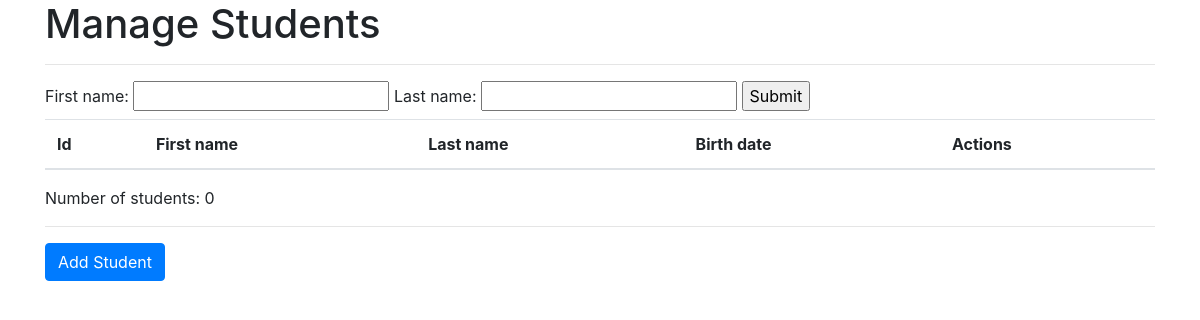
The page /manageStudent.php on the database as committed earlier.
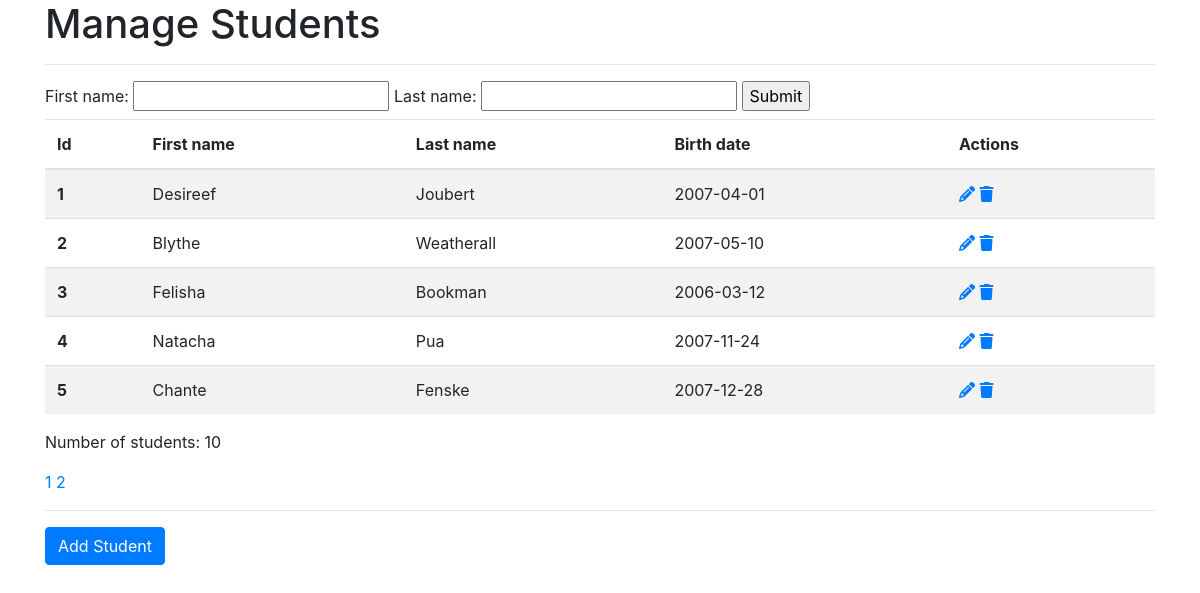
The same page on the database as committed later.
### tables this page shows
CREATE TABLE "students" (
	"id"	INTEGER NOT NULL PRIMARY KEY AUTOINCREMENT,
	"first_name"	TEXT NOT NULL,
	"last_name"	TEXT NOT NULL,
	"birth_date"	TEXT NOT NULL,
	"address"	TEXT,
	"postcode"	TEXT,
	"city"	TEXT,
	"state"	TEXT,
	"country"	TEXT,
	"hidden"	INTEGER NOT NULL DEFAULT 0
);

### includes/search.php (the view, shortened to what this page needs)
	<form method="get">
		<label>
			First name:
			<input type="text" name="first_name" value="<?= $_GET['first_name'] ?? '' ?>">
		</label>
		<label>
			Last name:
			<input type="text" name="last_name" value="<?= $_GET['last_name'] ?? '' ?>">
		</label>
		<input type="submit" value="Submit">
	</form>
	<?php
	$first_name = $_GET['first_name'] ?? '';
	$last_name  = $_GET['last_name'] ?? '';
	$count_query = 'SELECT COUNT(*) as num_rows from students where hidden=0 ';
	$query = 'SELECT id, first_name, last_name, birth_date from students where hidden=0 ';
	$filters = '';
	$count_result = $pdo->query( $count_query . $filters )->fetch()['num_rows'];
	$num_pages = ( $count_result / 5 ) + ( ( $count_result % 5 ) ? 1 : 0 );
	$page  = $_GET['page'] ?? 1;
	$query .= $filters . ' LIMIT 5 OFFSET ' . ( $page - 1 ) * 5;
	$result = $pdo->query( $query );
	?>
	<table class="table table-striped">
		<thead>
		<tr>
			<th scope="col">Id</th>
			<th scope="col">First name</th>
			<th scope="col">Last name</th>
			<th scope="col">Birth date</th>
			<th scope="col">Actions</th>
		</tr>
		</thead>
		<tbody>
		<?php
		foreach ( $result as $row ) {
			echo '<tr>';
			echo '<th scope="row">' . $row['id'] . '</th>';
			echo '<td>' . $row['first_name'] . '</td>';
			echo '<td>' . $row['last_name'] . '</td>';
			echo '<td>' . $row['birth_date'] . '</td>';
			echo '<td>';
			echo '<a href="?action=update&id=' . $row['id'] . '"><i class="fas fa-pencil-alt"></i></a>&nbsp;';
			echo '<a href="?action=delete&id=' . $row['id'] . '"><i class="fas fa-trash"></i></a>';
			echo '</td>';
			echo '</tr>';
		}
		?>
		</tbody>
	</table>
	<p>Number of students: <?= $count_result ?></p>
	<?php
	for ( $i = 1; $i <= $num_pages; $i ++ ) {
		if ( $action === 'search' ) {
			$filter = '&action=search&first_name=' . $first_name . '&last_name=' . $last_name;
		} else {
			$filter = '';
		}
		echo '<a href="?page=' . $i . $filter . '">' . $i . '</a> ';
	}
?>
<hr/>
<a href="?action=insert" class="btn btn-primary">Add Student</a>

### manageStudent.php (shortened to what this page needs)
<?php
$pdo = ( new SQLiteConnection() )->connect();
if ( $pdo === null ) {
	echo 'Whoops, could not connect to the SQLite database!';
} else {
	require( 'includes/header.php' );
	$action = $_GET['action'] ?? '';
	if ( $action === 'delete' && isset( $_GET['id'] ) && (int) $_GET['id'] > 0 ) {
		require( 'includes/delete.php' );
	} else if ( $action === 'update' && isset( $_GET['id'] ) && (int) $_GET['id'] > 0 ) {
		require( 'includes/update.php' );
	} else if ( $action === 'insert' ) {
		require( 'includes/insert.php' );
	} else {
		require( 'includes/search.php' );
	}
	require( 'includes/footer.php' );
}

### includes/header.php (shortened to what this page needs)
<!doctype html>
<html lang="en">
<head>
	<link rel="stylesheet" href="https://stackpath.bootstrapcdn.com/bootstrap/4.4.1/css/bootstrap.min.css"
>
</head>
<body>
<div class="container">
	<h1>Manage Students</h1>
	<hr/>

### includes/footer.php (shortened to what this page needs)
</div>
</body>
</html>

Rows that differ between the two databases and show on the page:
now on this page (row edited): students: id "1", first_name "Desireef", last_name "Joubert", birth_date "2007-04-01"
now on this page (row edited): students: id "2", first_name "Blythe", last_name "Weatherall", birth_date "2007-05-10"
now on this page (row edited): students: id "3", first_name "Felisha", last_name "Bookman", birth_date "2006-03-12"
now on this page (row edited): students: id "4", first_name "Natacha", last_name "Pua", birth_date "2007-11-24"
now on this page (row edited): students: id "5", first_name "Chante", last_name "Fenske", birth_date "2007-12-28"
Other text that changed with them:
$count_result: "0" → "10"
new list line: "1"
new list line: "2"
